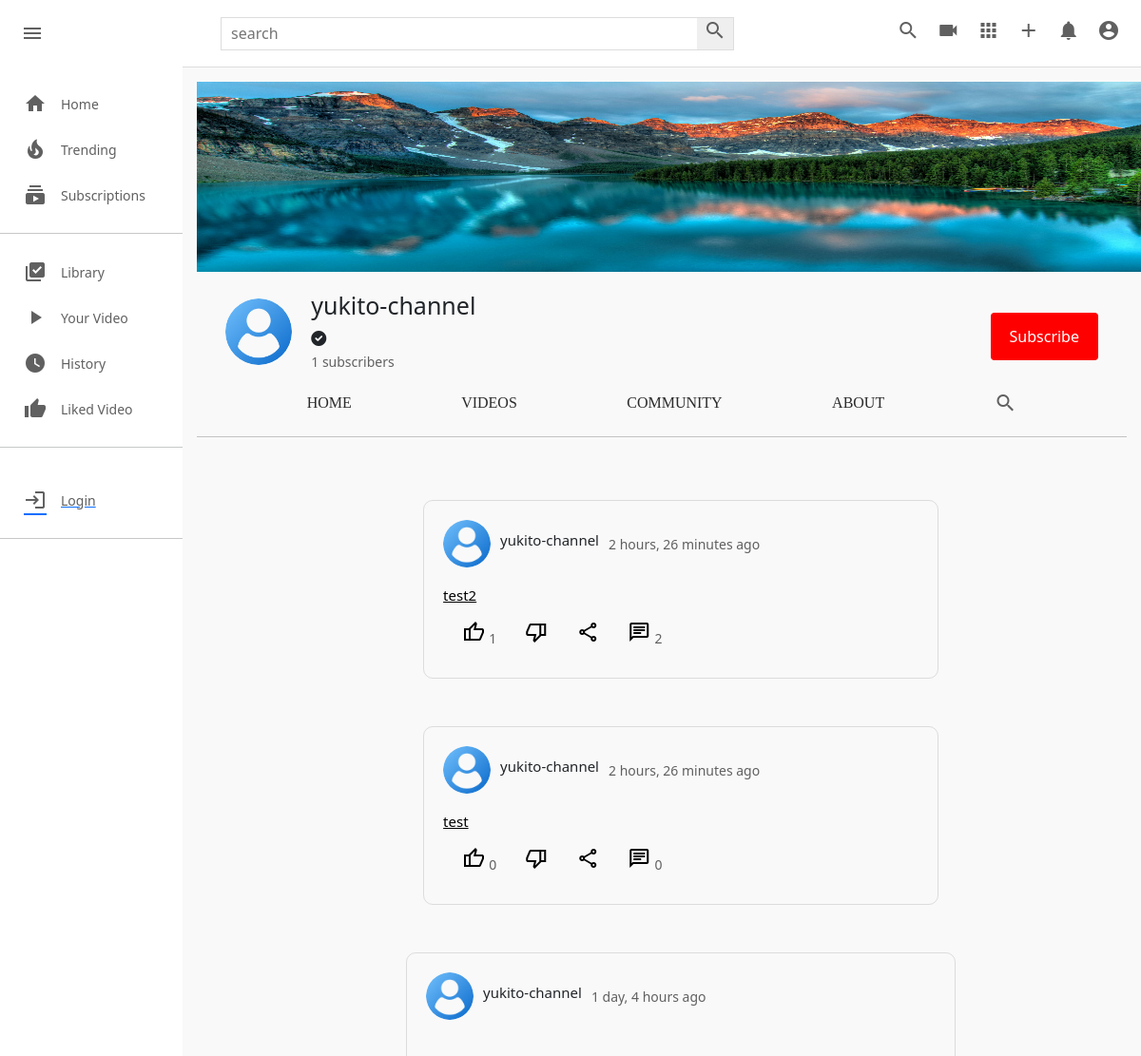
Before: /c/1/community/ (upper part) with the older database file.
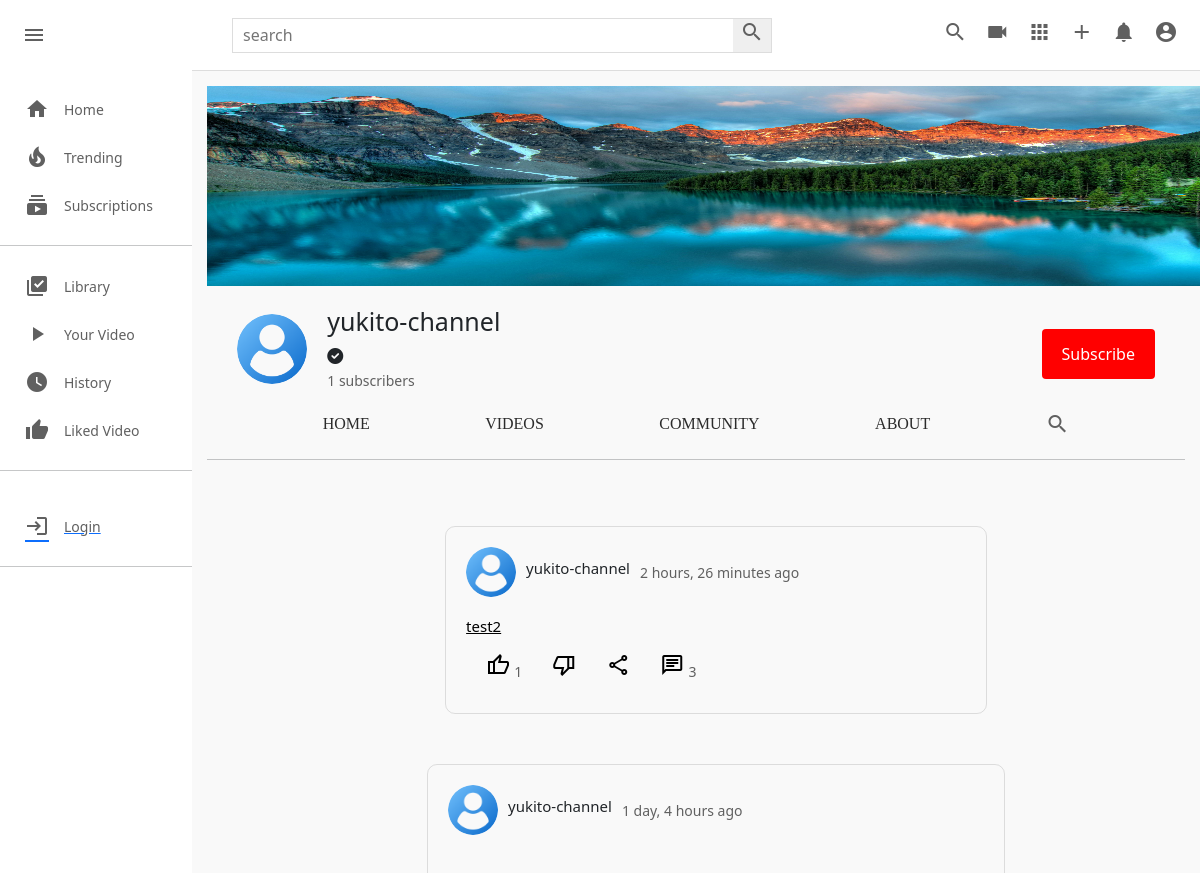
After: the same page with the newer database file.
### channel/models.py (models this page shows, shortened)
class Community(models.Model):
    channel=models.ForeignKey(Channel,on_delete=models.CASCADE)
    image=models.ImageField(upload_to=user_directory_path,null=True,blank=True)
    content=models.TextField(null=True,blank=True)
    date=models.DateTimeField(auto_now_add=True)
    status=models.CharField(choices=STATUS,default='Active',max_length=100)
    likes=models.ManyToManyField(User,blank=True)
    class Meta:
        verbose_name='Community'
        verbose_name_plural='Community Posts'

class Channel(models.Model):
    channel_art=models.ImageField(upload_to=user_directory_path,default='images/channel-art.jpg')
    image=models.ImageField(upload_to=user_directory_path,default='images/user-image.png')
    full_name=models.CharField(max_length=100)
    channel_name=models.CharField(max_length=100)
    description=models.TextField(null=True,blank=True)
    keyword=TaggableManager(blank=True)
    date=models.DateTimeField(auto_now_add=True)
    status=models.CharField(choices=STATUS,max_length=100,default='Active')
    user=models.OneToOneField(User,on_delete=models.SET_NULL,null=True,related_name="channel")
    subscribers=models.ManyToManyField(User,related_name="user_subs",blank=True)
    verified=models.BooleanField(default=False)
    total_view=models.PositiveIntegerField(default=0)
    business_email=models.EmailField(null=True,blank=True)
    make_business_email_public=models.BooleanField(default=False)
    business_location=models.CharField(null=True,blank=True,max_length=100)
    make_business_location_public=models.BooleanField(default=False)
    website=models.URLField(default='https://www.udemy.com/home')
    instagram=models.URLField(default='https://www.udemy.com/home')
    facebook=models.URLField(default='https://www.udemy.com/home')
    twitter=models.URLField(default='https://www.udemy.com/home')

### channel/views.py (the view)
# urls.py: path("<channel_name>/community/",views.channel_community,name='channel-community'),
def channel_community(request,channel_name):
    channel = get_object_or_404(Channel,id=channel_name)
    community = Community.objects.filter(channel=channel,status='Active').order_by('-date')
    context={
        'channel': channel,
        'community': community,
    }
    return render(request,'channel/channel_community.html',context)

### templates/channel/channel_community.html (shortened to what this page needs)
{% extends 'base.html' %}
{% load static %}
{% block style %}
<link rel="stylesheet" href="{% static 'css/style.css' %}" type="text/css">
<link rel="stylesheet" href="{% static 'css/channel-community.css' %}" type="text/css">
<link rel="stylesheet" href="{% static 'css/channel.css' %}" type="text/css">
{% endblock style %}
{% block content %}
    <div class="mainBody">
        {% include 'partials/sidebar.html' %}
        <div class="videos">
            {% include 'channel/partials/channel-header.html' %}
            <div class="video-container">
                {% for c in community %}
                <div class="content-border">
                    <div class="content-div">
                        <div class="header-comm">
                            <div class="channel-details">
                                {% if c.channel.image %}
                                <img src="{{c.channel.image.url}}" class="channel-img-com" alt="">
                                {% else %}
                                <img src="https://thumbs.dreamstime.com/b/default-avatar-profile-vector-user-profile-default-avatar-profile-vector-user-profile-profile-179376714.jpg" class="channel-img-com" alt="">
                                {% endif %}
                                <h5>{{c.channel.channel_name}}</h5>
                                <span>{{c.date|timesince}} ago</span>
                            </div>
                        </div>
                        <div class="content">
                            <a href="{% url 'channel-community-detail' c.channel.id c.id %}"><h3>{{ c.content|truncatechars:200 }}</h3></a>
                        </div>
                        <div class="icon-section">
                            <div class="single-icon">
                                <a href="{% url 'com_add_like' c.id %}"><i class="material-icons material-symbols-outlined">thumb_up</i></a>
                                <span>{{c.likes.all.count}}</span>
                            </div>
                            <div class="single-icon">
                                <a href="{% url 'com_add_like' c.id %}"><i class="material-icons material-symbols-outlined">thumb_down</i></a>
                            </div>
                            <div class="single-icon">
                                <i class="material-icons material-symbols-outlined">share</i>
                            </div>
                            <div class="single-icon">
                                <a href=""><i class="material-icons material-symbols-outlined">chat</i></a>
                                <span>{{c.comments.all.count}}</span>
                            </div>
                        </div>
                    </div>
                </div>
                {% endfor %}
            </div>
        </div>
    </div>
{% endblock content %}

Changed rows visible on the page:
removed Community: channel.image (picture), channel.channel_name "yukito-channel", date "2 hours, 26 minutes", content "test", likes.all.count "0", comments.all.count "0"
computed for Community "test2": comments.all.count "2" → "3"
